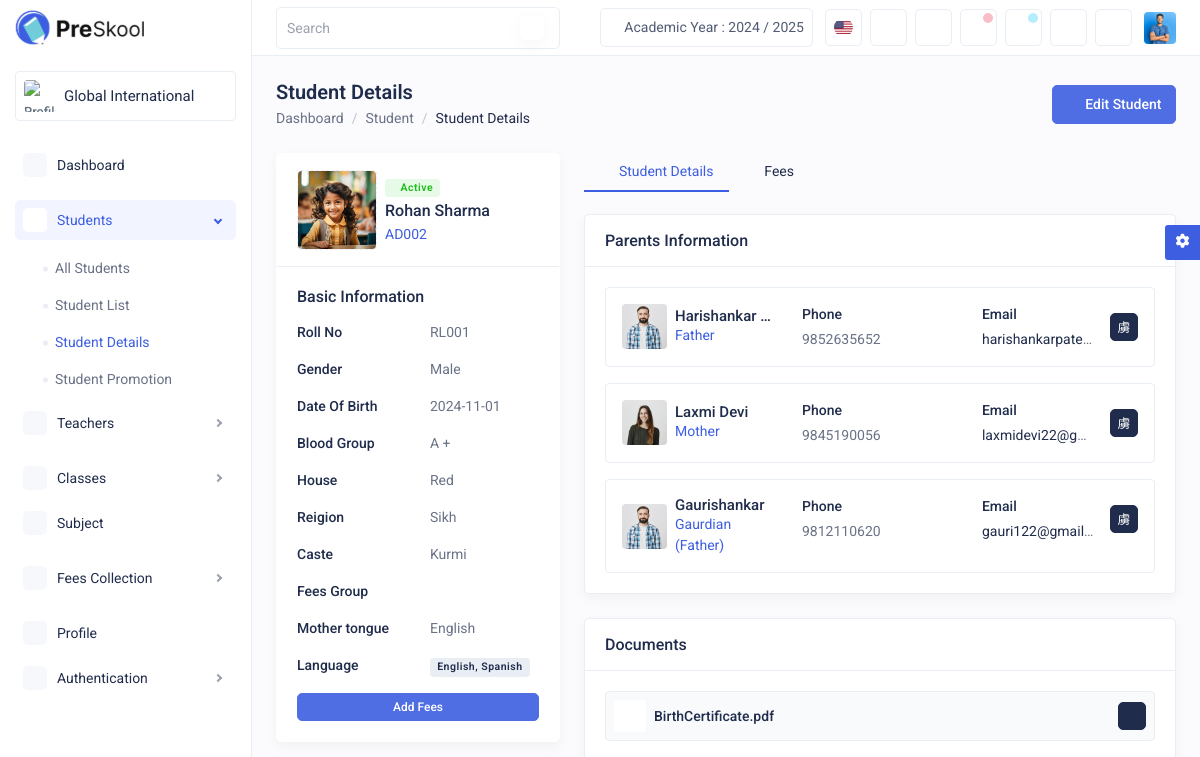
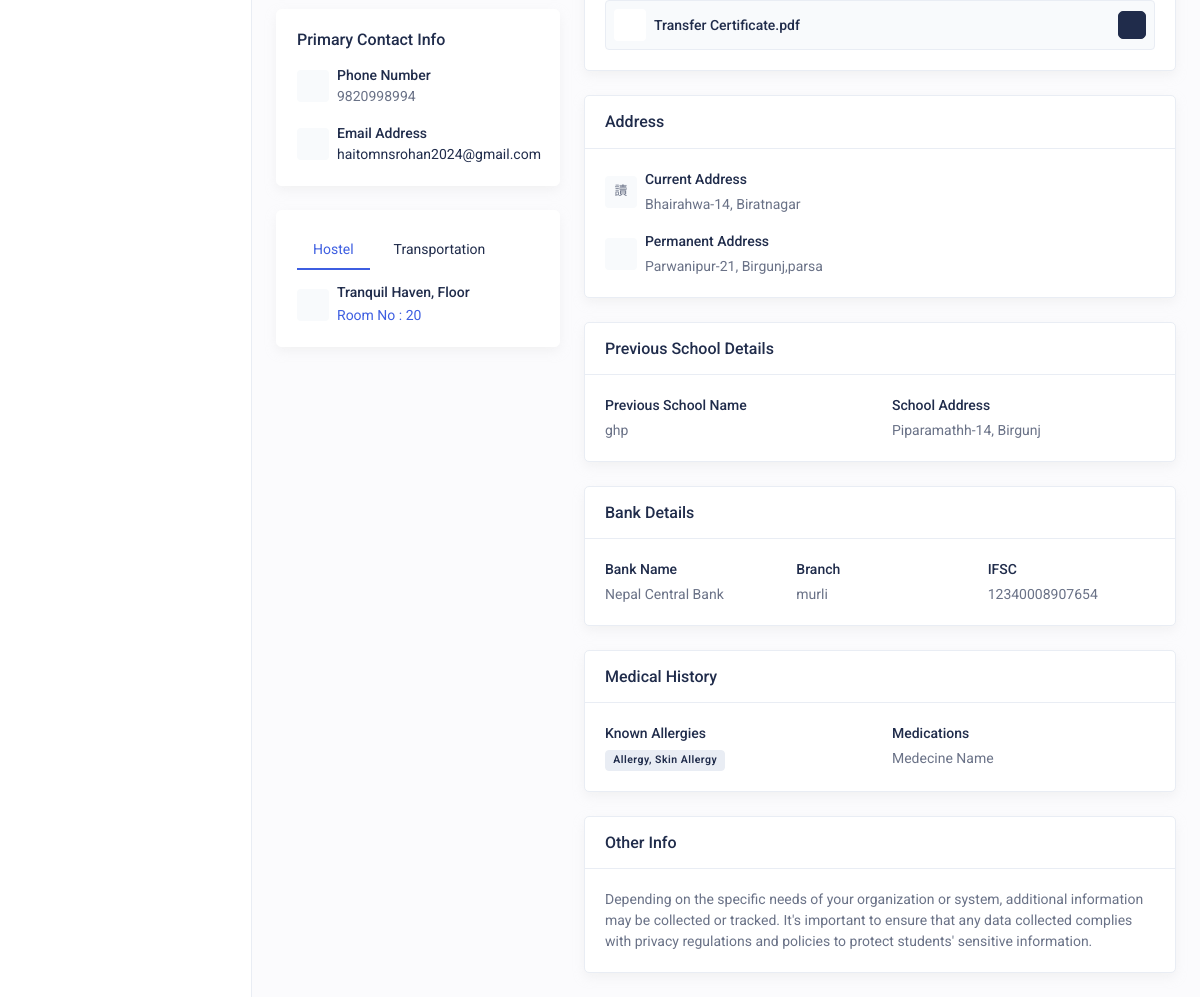
Before: /student-details.php (signed in) with the older database file (2 pictures, top to bottom).
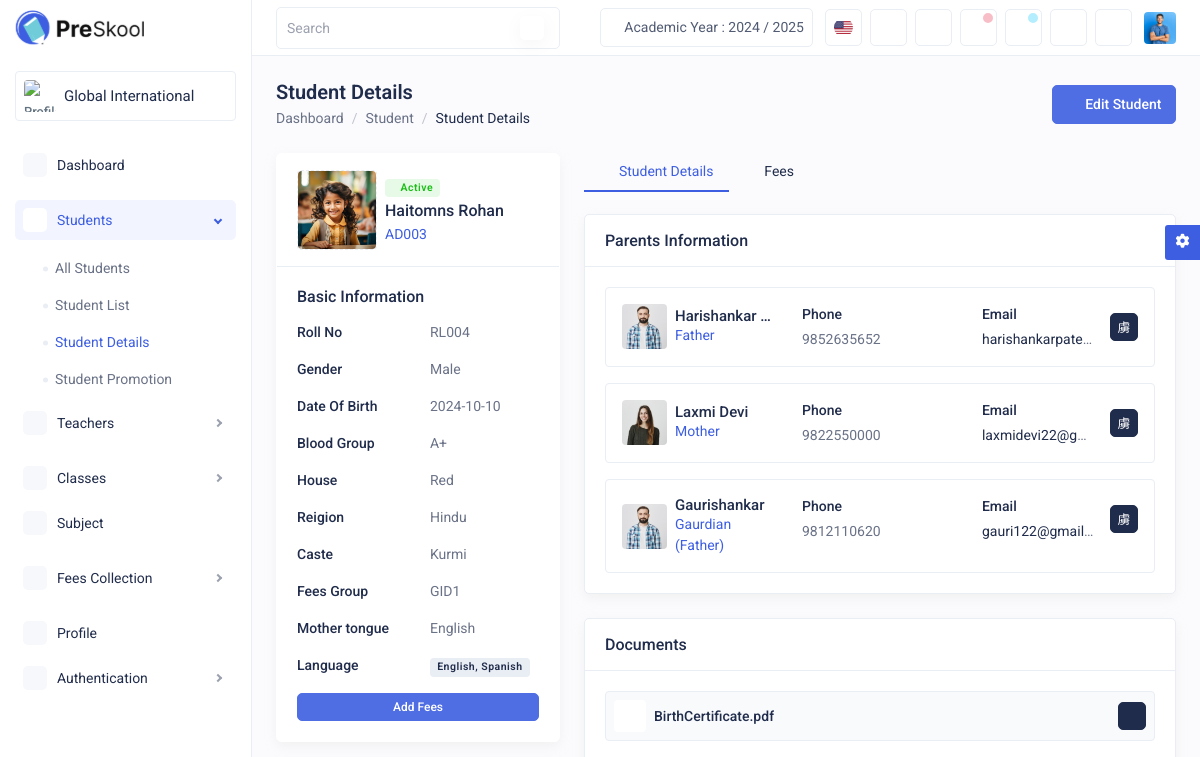
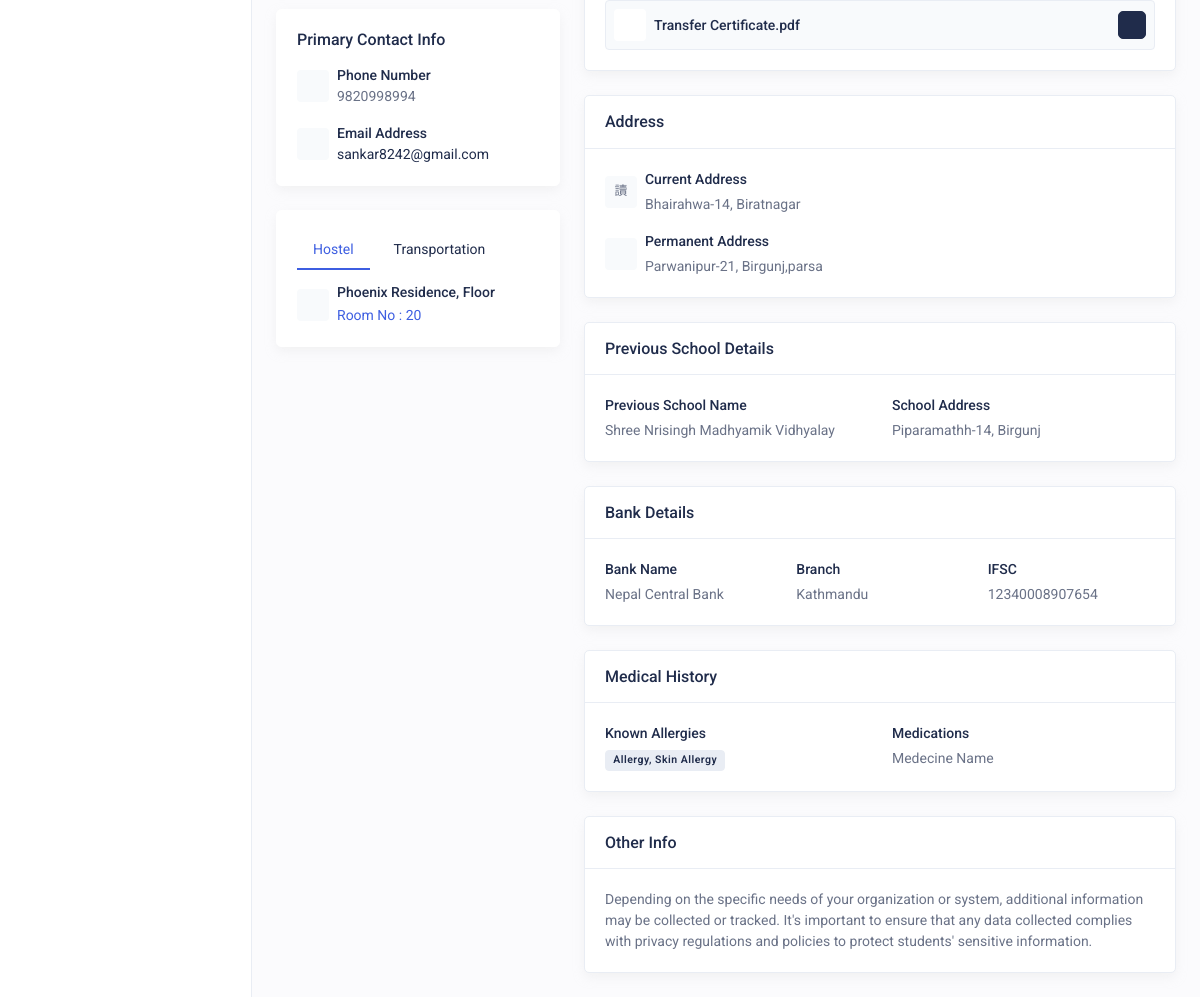
After: the same page with the newer database file (2 pictures, top to bottom).
### tables this page shows
CREATE TABLE IF NOT EXISTS `addstudent` (
  `ID` int NOT NULL AUTO_INCREMENT,
  `imageOfStudent` varchar(225) NOT NULL,
  `academicYear` varchar(25) NOT NULL,
  `admissionNumber` varchar(50) NOT NULL,
  `admissionDate` date NOT NULL,
  `rollNumber` varchar(30) NOT NULL,
  `studentStatus` varchar(10) NOT NULL,
  `fnameOfStudent` varchar(50) NOT NULL,
  `lnameOfStudent` varchar(50) NOT NULL,
  `class` varchar(10) NOT NULL,
  `section` varchar(10) NOT NULL,
  `gender` varchar(10) NOT NULL,
  `dateOfBirth` date NOT NULL,
  `bloodGroup` varchar(3) NOT NULL,
  `house` varchar(50) NOT NULL,
  `religion` varchar(50) NOT NULL,
  `feesGroup` varchar(60) NOT NULL,
  `caste` varchar(40) NOT NULL,
  `primaryContact` varchar(15) NOT NULL,
  `emailOfstudent` varchar(100) NOT NULL,
  `motherTongue` varchar(50) NOT NULL,
  `languageKnown` varchar(100) NOT NULL,
  `imageOfFather` varchar(225) NOT NULL,
  `fatherName` varchar(100) NOT NULL,
  `emailOfFather` varchar(100) NOT NULL,
  `fatherContact` varchar(15) NOT NULL,
  `fatherProfession` varchar(40) NOT NULL,
  `imageOfMother` varchar(225) NOT NULL,
  `motherName` varchar(100) NOT NULL,
  `emailOfMother` varchar(100) NOT NULL,
  `motherContact` varchar(20) NOT NULL,
  `motherProfession` varchar(40) NOT NULL,
  `guardianName` varchar(100) NOT NULL,
  `guardianRelation` varchar(30) NOT NULL,
  `guardianContact` varchar(20) NOT NULL,
  `guardianEmail` varchar(100) NOT NULL,
  `guardianOccupation` varchar(60) NOT NULL,
  `guardianAddress` varchar(60) NOT NULL,
  `imageOfGuardian` varchar(225) NOT NULL,
  `currentAddressOfStudent` varchar(60) NOT NULL,
  `permanentAddressOfStudent` varchar(60) NOT NULL,
  `districtOfStudent` varchar(30) NOT NULL,
  `provinceOfStudent` varchar(30) NOT NULL,
  `transportRoute` varchar(30) NOT NULL,
  `vehicleNumber` varchar(15) NOT NULL,
  `pickUpPoint` varchar(30) NOT NULL,
  `hostel` varchar(30) NOT NULL,
  `hostelRoomNumber` varchar(10) NOT NULL,
  `documentOfBirthCertificate` varchar(225) NOT NULL,
  `documentOfTransferCertificate` varchar(225) NOT NULL,
  `allergiesOfStudent` varchar(50) NOT NULL,
  `medicationOfStudent` varchar(60) NOT NULL,
  `previousSchoolName` varchar(100) NOT NULL,
  `previousSchoolAddress` varchar(100) NOT NULL,
  `bankName` varchar(100) NOT NULL,
  `branchOfBank` varchar(100) NOT NULL,
  `ifscNumber` varchar(40) NOT NULL,
  `otherInfo` varchar(100) NOT NULL,
  PRIMARY KEY (`ID`)
);

### php/allStudentGrid.php (called while the page is built, shortened)
<?php
$mysqli = db_connect();
$stmt = $mysqli->prepare("SELECT `imageOfStudent`, `academicYear`, `admissionNumber`, `admissionDate`, `rollNumber`, `studentStatus`,
`fnameOfStudent`, `lnameOfStudent`, `class`, `section`, `gender`, `dateOfBirth`, `bloodGroup`, `house`, `religion`, `feesGroup`,
`caste`, `primaryContact`, `emailOfstudent`, `motherTongue`, `languageKnown`, `imageOfFather`, `fatherName`,
`emailOfFather`, `fatherContact`, `fatherProfession`, `imageOfMother`, `motherName`, `emailOfMother`,
`motherContact`, `motherProfession`, `guardianName`, `guardianRelation`, `guardianContact`, `guardianEmail`,
`guardianOccupation`, `guardianAddress`, `imageOfGuardian`, `currentAddressOfStudent`, `permanentAddressOfStudent`,
`districtOfStudent`, `provinceOfStudent`, `transportRoute`, `vehicleNumber`, `pickUpPoint`, `hostel`, `hostelRoomNumber`,
`documentOfBirthCertificate`, `documentOfTransferCertificate`, `allergiesOfStudent`,
`medicationOfStudent`, `previousSchoolName`, `previousSchoolAddress`, `bankName`, `branchOfBank`, `ifscNumber`,
`otherInfo` FROM `addstudent`");
$stmt->execute();
$stmt->store_result();
$stmt->bind_result(
    $image_path,
    $academic_year,
    $admission_number,
    $admission_date,
    $roll_number,
    $status,
    $first_name,
    $last_name,
    $class,
    $section,
    $gender,
    $dob,
    $blood_group,
    $house,
    $religion,
    $feesGroup,
    $caste,
    $primary_contact,
    $email,
    $mother_tongue,
    $languages_known,
    $father_image_path,
    $father_name,
    $fatherEmail,
    $father_contact,
    $father_occupation,
    $mother_image_path,
    $mother_name,
    $motherEmail,
    $mother_contact,
    $mother_occupation,
    $guardian_name,
    $guardian_relation,
    $guardian_contact,
    $guardianEmail,
    $guardian_occupation,
    $guardian_address,
    $guardian_image_path,
    $current_addressOfStudent,
    $permanent_addressOfStudent,
    $districtOfStudent,
    $provinceOfStudent,
    $transportationRoute,
    $vehicleNumber,
    $pickUpPoint,
    $hostel,
    $hostelRoomNumber,
    $birthCertificate_image_path,
    $transferCertificate_image_path,
    $allergiesOfStudent,
    $medicationOfStudent,
    $previousSchoolName,
    $previousSchoolAddress,
    $bankName,
    $branchOfBank,
    $ifscNumber,
    $otherInfo
);
?>

### student-details.php (the view, shortened to what the rows shown need)
<!DOCTYPE html><html lang="en"><head>
<link rel="stylesheet" href="css/bootstrap.min.css">
<link rel="stylesheet" href="css/feather.css">
<link rel="stylesheet" href="css/tabler-icons.css">
<link rel="stylesheet" href="css/daterangepicker.css">
<link rel="stylesheet" href="css/bootstrap-datetimepicker.min.css">
<link rel="stylesheet" href="css/select2.min.css">
<link rel="stylesheet" href="css/fontawesome.min.css">
<link rel="stylesheet" href="css/all.min.css">
<link rel="stylesheet" href="css/dataTables.bootstrap5.min.css">
<link rel="stylesheet" href="css/style.css">
</head>
<body>
<div class="main-wrapper">
<div class="page-wrapper">
<div class="content">
<div class="row">
    <?php
    require_once 'php/allStudentGrid.php';
    ?>
<div class="col-xxl-3 col-xl-4 theiaStickySidebar">
<div class="card border-white">
<div class="card-header">
<div class="d-flex align-items-center flex-wrap row-gap-3">
<div class="overflow-hidden">
<span class="badge badge-soft-success d-inline-flex align-items-center mb-1"><i class="ti ti-circle-filled fs-5 me-1"></i>Active</span>
<h5 class="mb-1 text-truncate"><?php echo $first_name . " " . $last_name; ?></h5>
<p class="text-primary"><?php echo $admission_number; ?></p>
</div>
</div>
</div>
<div class="card-body">
<dl class="row mb-0">
<dt class="col-6 fw-medium text-dark mb-3">Roll No</dt>
<dd class="col-6 mb-3"><?php echo $roll_number; ?></dd>
<dt class="col-6 fw-medium text-dark mb-3">Gender</dt>
<dd class="col-6 mb-3"><?php echo $gender; ?></dd>
<dt class="col-6 fw-medium text-dark mb-3">Date Of Birth</dt>
<dd class="col-6 mb-3"><?php echo $dob; ?></dd>
<dt class="col-6 fw-medium text-dark mb-3">Blood Group</dt>
<dd class="col-6 mb-3"><?php echo $blood_group; ?></dd>
<dt class="col-6 fw-medium text-dark mb-3">House</dt>
<dd class="col-6 mb-3"><?php echo $house; ?></dd>
<dt class="col-6 fw-medium text-dark mb-3">Reigion</dt>
<dd class="col-6 mb-3"><?php echo $religion; ?></dd>
<dt class="col-6 fw-medium text-dark mb-3">Caste</dt>
<dd class="col-6 mb-3"><?php echo $caste; ?></dd>
<dt class="col-6 fw-medium text-dark mb-3">Fees Group</dt>
<dd class="col-6 mb-3"><?php echo $feesGroup; ?></dd>
<dt class="col-6 fw-medium text-dark mb-3">Mother tongue</dt>
<dd class="col-6 mb-3"><?php echo $mother_tongue; ?></dd>
<dt class="col-6 fw-medium text-dark mb-3">Language</dt>
<dd class="col-6 mb-3"><span class="badge badge-light text-dark me-2"><?php echo $languages_known; ?></span></dd>
</dl>
</div>
</div>
<div class="card border-white">
<div class="card-body">
<div class="d-flex align-items-center mb-3">
<div>
<span class="text-dark fw-medium mb-1">Phone Number</span>
<p><?php echo $primary_contact; ?></p>
</div>
</div>
<div class="d-flex align-items-center">
<div>
<p><a href="/cdn-cgi/l/email-protection" class="__cf_email__"><?php echo $email; ?></a></p>
</div>
</div>
</div>
</div>
<div class="card border-white">
<div class="card-body pb-1">
<div class="tab-content">
<div class="tab-pane fade show active" id="hostel">
<div class="d-flex align-items-center mb-3">
<div>
<h6 class="fs-14 mb-1"><?php echo $hostel; ?>, Floor</h6>
<p class="text-primary">Room No : <?php echo $hostelRoomNumber; ?></p>
</div>
</div>
</div>
</div>
</div>
</div>
</div>
<div class="col-xxl-9 col-xl-8">
<div class="row">
<div class="col-md-12">
<div class="card">
<div class="card-body">
<div class="border rounded p-3 pb-0 mb-3">
<div class="row">
<div class="col-sm-6 col-lg-4">
<div class="d-flex align-items-center mb-3">
<div class="ms-2 overflow-hidden">
<h6 class="text-truncate"><?php echo $father_name; ?></h6>
<p class="text-primary">Father</p>
</div>
</div>
</div>
<div class="col-sm-6 col-lg-4">
<div class="mb-3">
<p class="text-dark fw-medium mb-1">Phone</p>
<p><?php echo $father_contact; ?></p>
</div>
</div>
<div class="col-sm-6 col-lg-4">
<div class="d-flex align-items-center justify-content-between">
<div class="mb-3 overflow-hidden me-3">
<p class="text-truncate"><a href="/cdn-cgi/l/email-protection" class="__cf_email__"><?php echo $fatherEmail; ?></a></p>
</div>
</div>
</div>
</div>
</div>
<div class="border rounded p-3 pb-0 mb-3">
<div class="row">
<div class="col-lg-4 col-sm-6 ">
<div class="d-flex align-items-center mb-3">
<div class="ms-2 overflow-hidden">
<h6 class="text-truncate"><?php echo $mother_name; ?></h6>
<p class="text-primary">Mother</p>
</div>
</div>
</div>
<div class="col-lg-4 col-sm-6 ">
<div class="mb-3">
<p class="text-dark fw-medium mb-1">Phone</p>
<p><?php echo $mother_contact; ?></p>
</div>
</div>
<div class="col-lg-4 col-sm-6">
<div class="d-flex align-items-center justify-content-between">
<div class="mb-3 overflow-hidden me-3">
<p class="text-truncate"><a href="/cdn-cgi/l/email-protection" class="__cf_email__" ><?php echo $motherEmail; ?></a></p>
</div>
</div>
</div>
</div>
</div>
<div class="border rounded p-3 pb-0">
<div class="row">
<div class="col-lg-4 col-sm-6">
<div class="d-flex align-items-center mb-3">
<div class="ms-2 overflow-hidden">
<h6 class="text-truncate"><?php echo $guardian_name; ?></h6>
<p class="text-primary">Gaurdian (Father)</p>
</div>
</div>
</div>
<div class="col-lg-4 col-sm-6">
<div class="mb-3">
<p class="text-dark fw-medium mb-1">Phone</p>
<p><?php echo $guardian_contact; ?></p>
</div>
</div>
<div class="col-lg-4 col-sm-6">
<div class="d-flex align-items-center justify-content-between">
<div class="mb-3 overflow-hidden me-3">
<p class="text-truncate"><a href="/cdn-cgi/l/email-protection" class="__cf_email__"><?php echo $guardianEmail; ?></a></p>
</div>
</div>
</div>
</div>
</div>
</div>
</div>
</div>
<div class="col-xxl-6 d-flex">
<div class="card flex-fill">
<div class="card-body">
<div class="d-flex align-items-center mb-3">
<div>
<p class="text-dark fw-medium mb-1">Current Address</p>
<p><?php echo $current_addressOfStudent; ?></p>
</div>
</div>
<div class="d-flex align-items-center">
<div>
<p class="text-dark fw-medium mb-1">Permanent Address</p>
<p><?php echo $permanent_addressOfStudent; ?></p>
</div>
</div>
</div>
</div>
</div>
<div class="col-xxl-12">
<div class="card">
<div class="card-body pb-1">
<div class="row">
<div class="col-md-6">
<div class="mb-3">
<p class="text-dark fw-medium mb-1">Previous School Name</p>
<p><?php echo $previousSchoolName; ?></p>
</div>
</div>
<div class="col-md-6">
<div class="mb-3">
<p class="text-dark fw-medium mb-1">School Address</p>
<p><?php echo $previousSchoolAddress; ?></p>
</div>
</div>
</div>
</div>
</div>
</div>
<div class="col-xxl-6 d-flex">
<div class="card flex-fill">
<div class="card-body pb-1">
<div class="row">
<div class="col-md-4">
<div class="mb-3">
<p class="text-dark fw-medium mb-1">Bank Name</p>
<p><?php echo $bankName; ?></p>
</div>
</div>
<div class="col-md-4">
<div class="mb-3">
<p class="text-dark fw-medium mb-1">Branch</p>
<p><?php echo $branchOfBank; ?></p>
</div>
</div>
<div class="col-md-4">
<div class="mb-3">
<p class="text-dark fw-medium mb-1">IFSC</p>
<p><?php echo $ifscNumber; ?></p>
</div>
</div>
</div>
</div>
</div>
</div>
<div class="col-xxl-6 d-flex">
<div class="card flex-fill">
<div class="card-body pb-1">
<div class="row">
<div class="col-md-6">
<div class="mb-3">
<p class="text-dark fw-medium mb-1">Known Allergies</p>
<span class="badge bg-light text-dark"><?php echo $allergiesOfStudent; ?></span>
</div>
</div>
<div class="col-md-6">
<div class="mb-3">
<p class="text-dark fw-medium mb-1">Medications</p>
<p><?php echo $medicationOfStudent; ?></p>
</div>
</div>
</div>
</div>
</div>
</div>
</div>
</div>
</div>
</div>
</div>
</div>
</body></html>

Changed rows visible on the page:
no longer on this page (row edited): addstudent: fnameOfStudent "Rohan", lnameOfStudent "Sharma", admissionNumber "AD002", rollNumber "RL001", gender "Male", dateOfBirth "2024-11-01", bloodGroup "A +", house "Red", religion "Sikh", caste "Kurmi", motherTongue "English", languageKnown "English, Spanish", primaryContact "9820998994", emailOfstudent "haitomnsrohan2024@gmail.com", hostel "Tranquil Haven", hostelRoomNumber "20", fatherName "Harishankar…", fatherContact "9852635652", emailOfFather "harishankarpate…", motherName "Laxmi Devi", motherContact "9845190056", emailOfMother "laxmidevi22@g…", guardianName "Gaurishankar", guardianContact "9812110620", guardianEmail "gauri122@gmail…", currentAddressOfStudent "Bhairahwa-14, Biratnagar", permanentAddressOfStudent "Parwanipur-21, Birgunj,parsa", previousSchoolName "ghp", previousSchoolAddress "Piparamathh-14, Birgunj", bankName "Nepal Central Bank", branchOfBank "murli", ifscNumber "12340008907654", allergiesOfStudent "Allergy, Skin Allergy", medicationOfStudent "Medecine Name"
added addstudent: fnameOfStudent "Haitomns", lnameOfStudent "Rohan", admissionNumber "AD003", rollNumber "RL004", gender "Male", dateOfBirth "2024-10-10", bloodGroup "A+", house "Red", religion "Hindu", caste "Kurmi", feesGroup "GID1", motherTongue "English", languageKnown "English, Spanish", primaryContact "9820998994", emailOfstudent "sankar8242@gmail.com", hostel "Phoenix Residence", hostelRoomNumber "20", fatherName "Harishankar…", fatherContact "9852635652", emailOfFather "harishankarpate…", motherName "Laxmi Devi", motherContact "9822550000", emailOfMother "laxmidevi22@g…", guardianName "Gaurishankar", guardianContact "9812110620", guardianEmail "gauri122@gmail…", currentAddressOfStudent "Bhairahwa-14, Biratnagar", permanentAddressOfStudent "Parwanipur-21, Birgunj,parsa", previousSchoolName "Shree Nrisingh Madhyamik Vidhyalay", previousSchoolAddress "Piparamathh-14, Birgunj", bankName "Nepal Central Bank", branchOfBank "Kathmandu", ifscNumber "12340008907654", allergiesOfStudent "Allergy, Skin Allergy", medicationOfStudent "Medecine Name"
